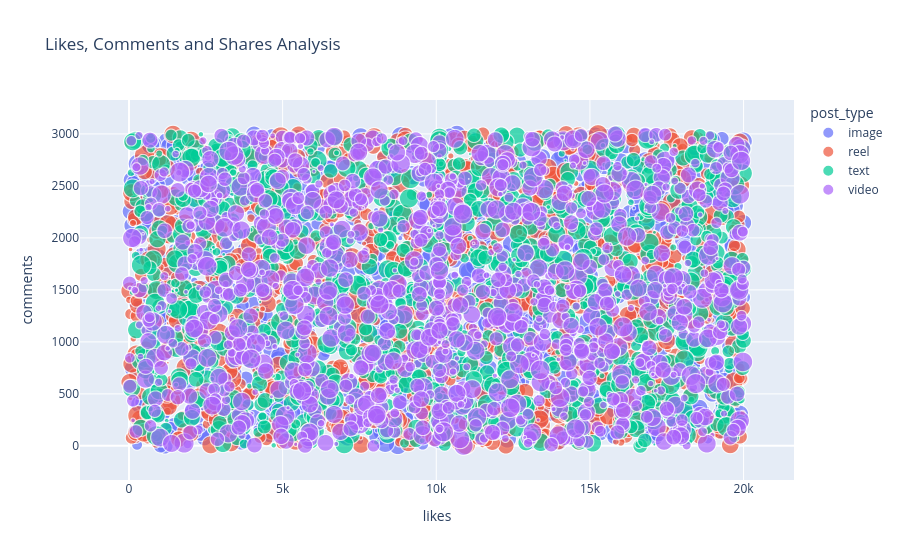

This figure's notebook cell:
### Code cell
# Interactive scatter plot – Likes and comments
fig = px.scatter(
    df_clean,
    x='likes',
    y='comments',
    color='post_type',
    size='shares',
    hover_data=['post_category', 'country'],
    title='Likes, Comments and Shares Analysis'
)
fig.show()

### Figure 1 — Plotly figure (JSON) as saved in the notebook; plotly's stock layout.template omitted (floating-point values rounded to 4 significant figures; data arrays with more than 128 entries replaced by an {"elided": "..."} marker saying what was removed)
{"data": [{"customdata": {"elided": "1247x2 str values"}, "hovertemplate": "post_type=image<br>likes=%{x}<br>comments=%{y}<br>shares=%{marker.size}<br>post_category=%{customdata[0]}<br>country=%{customdata[1]}<extra></extra>", "legendgroup": "image", "marker": {"color": "#636efa", "size": {"elided": "1247 float values"}, "sizemode": "area", "sizeref": 4.997, "symbol": "circle"}, "mode": "markers", "name": "image", "showlegend": true, "type": "scattergl", "x": {"elided": "1247 float values"}, "xaxis": "x", "y": {"elided": "1247 float values"}, "yaxis": "y"}, {"customdata": {"elided": "1283x2 str values"}, "hovertemplate": "post_type=reel<br>likes=%{x}<br>comments=%{y}<br>shares=%{marker.size}<br>post_category=%{customdata[0]}<br>country=%{customdata[1]}<extra></extra>", "legendgroup": "reel", "marker": {"color": "#EF553B", "size": {"elided": "1283 float values"}, "sizemode": "area", "sizeref": 4.997, "symbol": "circle"}, "mode": "markers", "name": "reel", "showlegend": true, "type": "scattergl", "x": {"elided": "1283 float values"}, "xaxis": "x", "y": {"elided": "1283 float values"}, "yaxis": "y"}, {"customdata": {"elided": "1245x2 str values"}, "hovertemplate": "post_type=text<br>likes=%{x}<br>comments=%{y}<br>shares=%{marker.size}<br>post_category=%{customdata[0]}<br>country=%{customdata[1]}<extra></extra>", "legendgroup": "text", "marker": {"color": "#00cc96", "size": {"elided": "1245 float values"}, "sizemode": "area", "sizeref": 4.997, "symbol": "circle"}, "mode": "markers", "name": "text", "showlegend": true, "type": "scattergl", "x": {"elided": "1245 float values"}, "xaxis": "x", "y": {"elided": "1245 float values"}, "yaxis": "y"}, {"customdata": {"elided": "1225x2 str values"}, "hovertemplate": "post_type=video<br>likes=%{x}<br>comments=%{y}<br>shares=%{marker.size}<br>post_category=%{customdata[0]}<br>country=%{customdata[1]}<extra></extra>", "legendgroup": "video", "marker": {"color": "#ab63fa", "size": {"elided": "1225 float values"}, "sizemode": "area", "sizeref": 4.997, "symbol": "circle"}, "mode": "markers", "name": "video", "showlegend": true, "type": "scattergl", "x": {"elided": "1225 float values"}, "xaxis": "x", "y": {"elided": "1225 float values"}, "yaxis": "y"}], "layout": {"legend": {"itemsizing": "constant", "title": {"text": "post_type"}, "tracegroupgap": 0}, "title": {"text": "Likes, Comments and Shares Analysis"}, "xaxis": {"anchor": "y", "domain": [0, 1], "title": {"text": "likes"}}, "yaxis": {"anchor": "x", "domain": [0, 1], "title": {"text": "comments"}}}}
